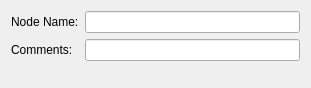
<?xml version="1.0" encoding="UTF-8"?>
<ui version="4.0">
 <class>DBCNodeEditor</class>
 <widget class="QDialog" name="DBCNodeEditor">
  <property name="geometry">
   <rect>
    <x>0</x>
    <y>0</y>
    <width>311</width>
    <height>88</height>
   </rect>
  </property>
  <property name="windowTitle">
   <string>Node Editor</string>
  </property>
  <layout class="QVBoxLayout" name="verticalLayout">
   <item>
    <layout class="QFormLayout" name="formLayout">
     <item row="0" column="0">
      <widget class="QLabel" name="label_2">
       <property name="text">
        <string>Node Name:</string>
       </property>
      </widget>
     </item>
     <item row="0" column="1">
      <widget class="QLineEdit" name="lineMsgName"/>
     </item>
     <item row="1" column="0">
      <widget class="QLabel" name="label_8">
       <property name="text">
        <string>Comments:</string>
       </property>
      </widget>
     </item>
     <item row="1" column="1">
      <widget class="QLineEdit" name="lineComment"/>
     </item>
    </layout>
   </item>
  </layout>
 </widget>
 <resources/>
 <connections/>
</ui>
